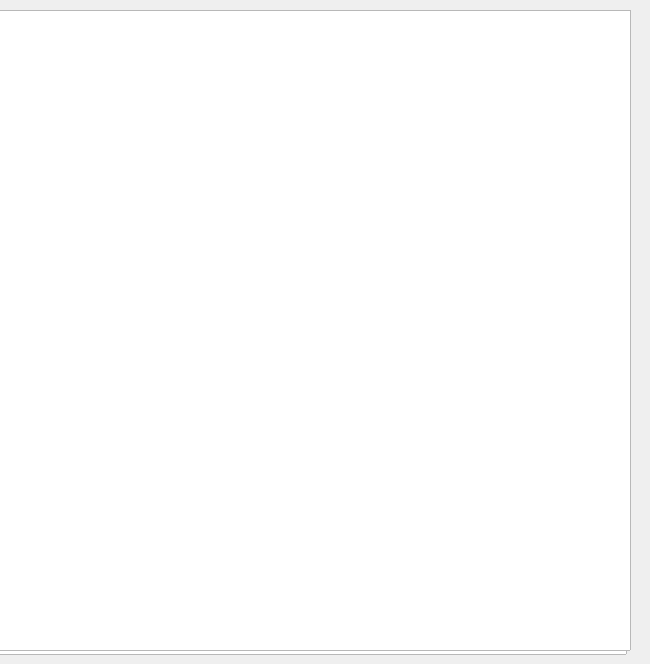
    <widget class="QWidget" name="page_10">
     <widget class="QListWidget" name="listWidget">
      <property name="geometry">
       <rect>
        <x>-10</x>
        <y>10</y>
        <width>637</width>
        <height>645</height>
       </rect>
      </property>
     </widget>
     <widget class="QPushButton" name="pushButton">
      <property name="geometry">
       <rect>
        <x>558</x>
        <y>596</y>
        <width>51</width>
        <height>41</height>
       </rect>
      </property>
      <property name="mouseTracking">
       <bool>true</bool>
      </property>
      <property name="toolTip">
       <string>Add To Favourites</string>
      </property>
      <property name="layoutDirection">
       <enum>Qt::LayoutDirection::LeftToRight</enum>
      </property>
      <property name="autoFillBackground">
       <bool>false</bool>
      </property>
      <property name="styleSheet">
       <string notr="true">background-color: rgb(255, 255, 255);</string>
      </property>
      <property name="text">
       <string/>
      </property>
     </widget>
     <widget class="Line" name="line">
      <property name="geometry">
       <rect>
        <x>280</x>
        <y>370</y>
        <width>20</width>
        <height>191</height>
       </rect>
      </property>
      <property name="orientation">
       <enum>Qt::Orientation::Vertical</enum>
      </property>
     </widget>
     <widget class="QLabel" name="label_72">
      <property name="geometry">
       <rect>
        <x>210</x>
        <y>60</y>
        <width>121</width>
        <height>31</height>
       </rect>
      </property>
      <property name="text">
       <string/>
      </property>
     </widget>
     <widget class="QPushButton" name="pushButton_4">
      <property name="geometry">
       <rect>
        <x>0</x>
        <y>22</y>
        <width>51</width>
        <height>51</height>
       </rect>
      </property>
      <property name="styleSheet">
       <string notr="true">background-color: rgb(179, 60, 179);</string>
      </property>
      <property name="text">
       <string/>
      </property>
     </widget>
     <widget class="QPushButton" name="ratebutton">
      <property name="geometry">
       <rect>
        <x>20</x>
        <y>600</y>
        <width>75</width>
        <height>31</height>
       </rect>
      </property>
      <property name="font">
       <font>
        <pointsize>11</pointsize>
       </font>
      </property>
      <property name="styleSheet">
       <string notr="true">background-color: rgb(179, 60, 179);</string>
      </property>
      <property name="text">
       <string>Rate</string>
      </property>
     </widget>
     <widget class="QListWidget" name="listWidget_2">
      <property name="geometry">
       <rect>
        <x>-10</x>
        <y>10</y>
        <width>641</width>
        <height>641</height>
       </rect>
      </property>
     </widget>
     <widget class="QPushButton" name="pushButton_5">
      <property name="geometry">
       <rect>
        <x>490</x>
        <y>80</y>
        <width>41</width>
        <height>31</height>
       </rect>
      </property>
      <property name="styleSheet">
       <string notr="true">background-color: rgb(179, 60, 179);</string>
      </property>
      <property name="text">
       <string/>
      </property>
     </widget>
     <zorder>listWidget</zorder>
     <zorder>pushButton</zorder>
     <zorder>line</zorder>
     <zorder>label_72</zorder>
     <zorder>pushButton_4</zorder>
     <zorder>ratebutton</zorder>
     <zorder>pushButton_5</zorder>
     <zorder>listWidget_2</zorder>
    </widget>
